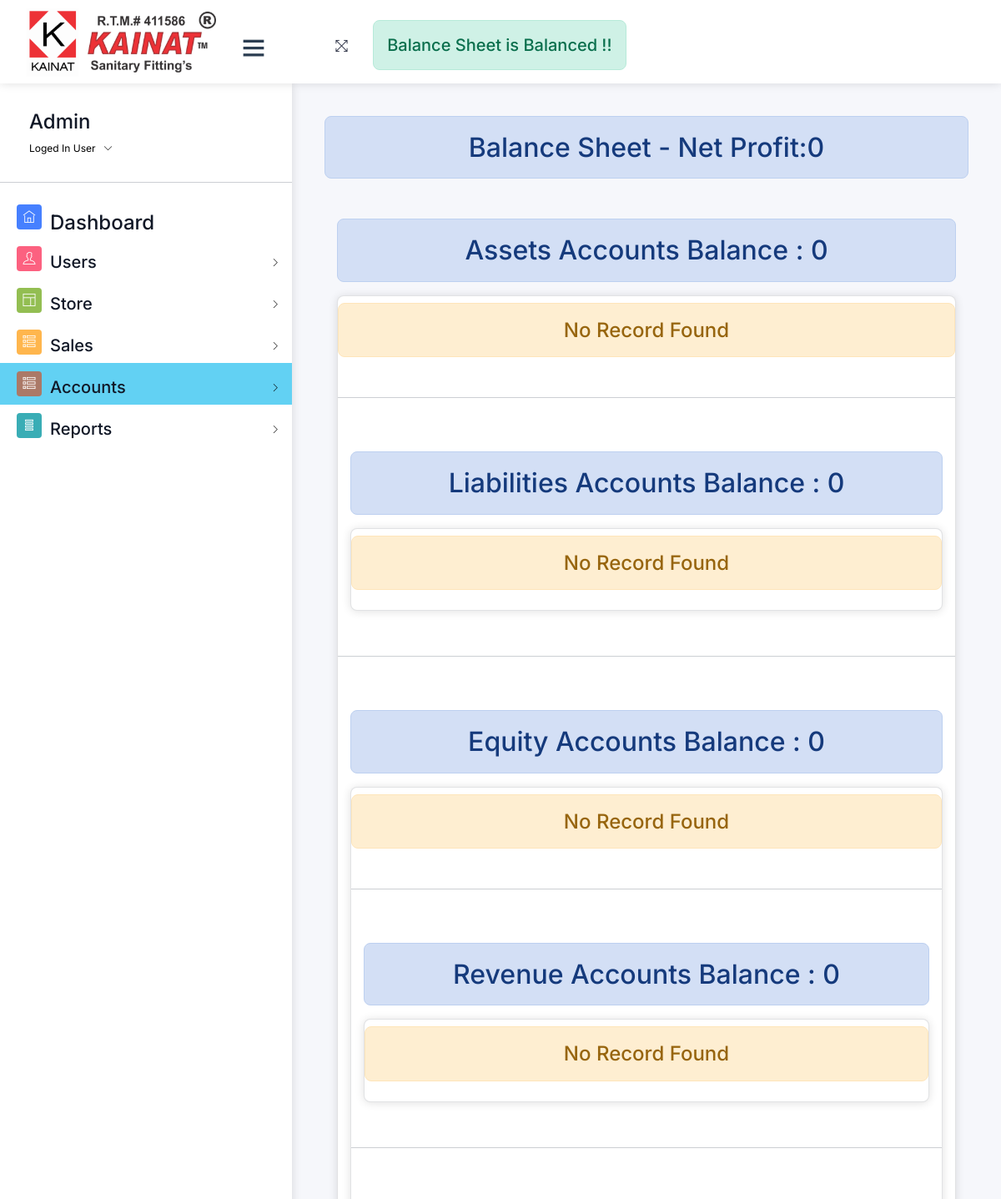
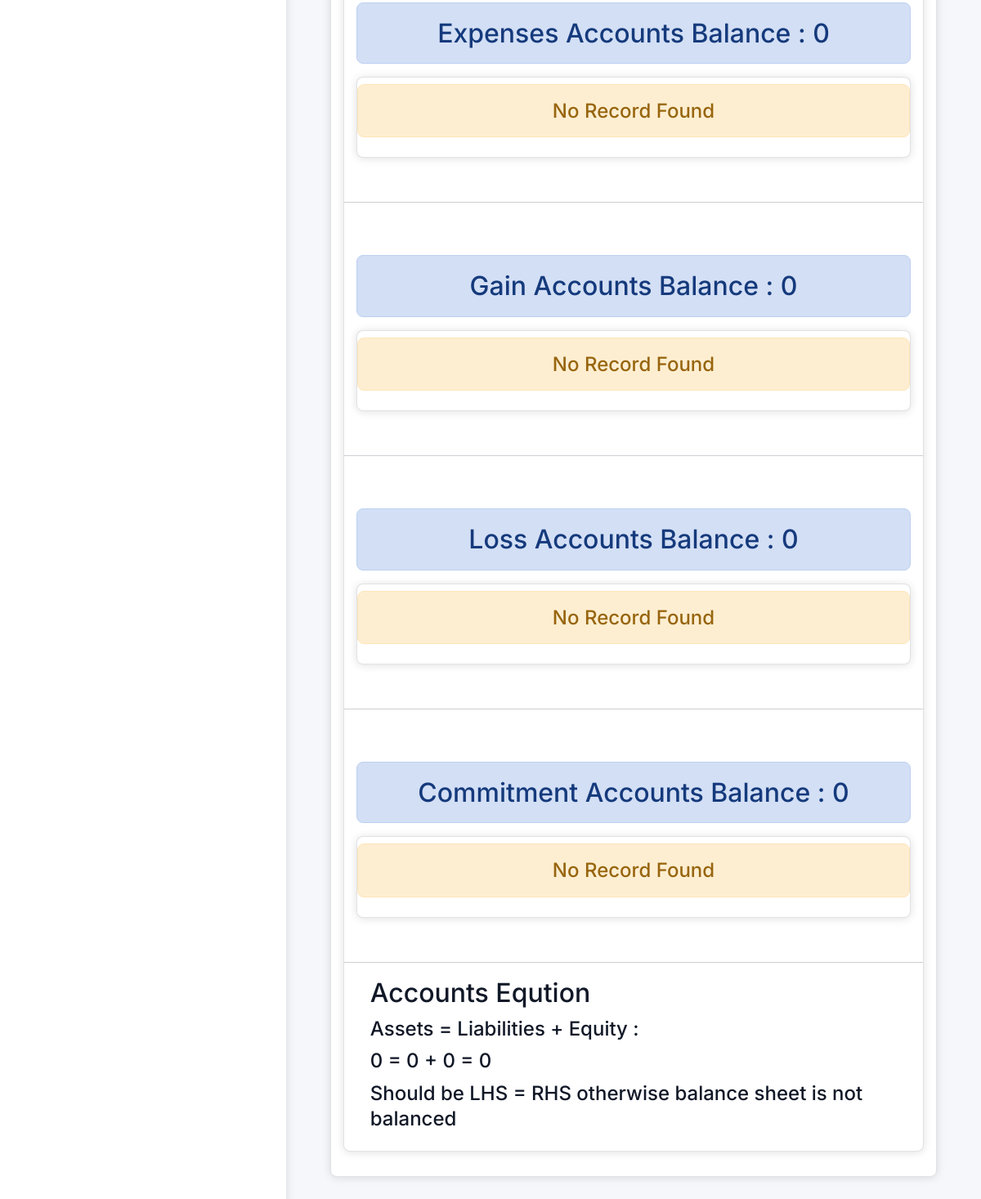
The page /balance_sheet/ (signed in) on the database as committed earlier (2 pictures, top to bottom).
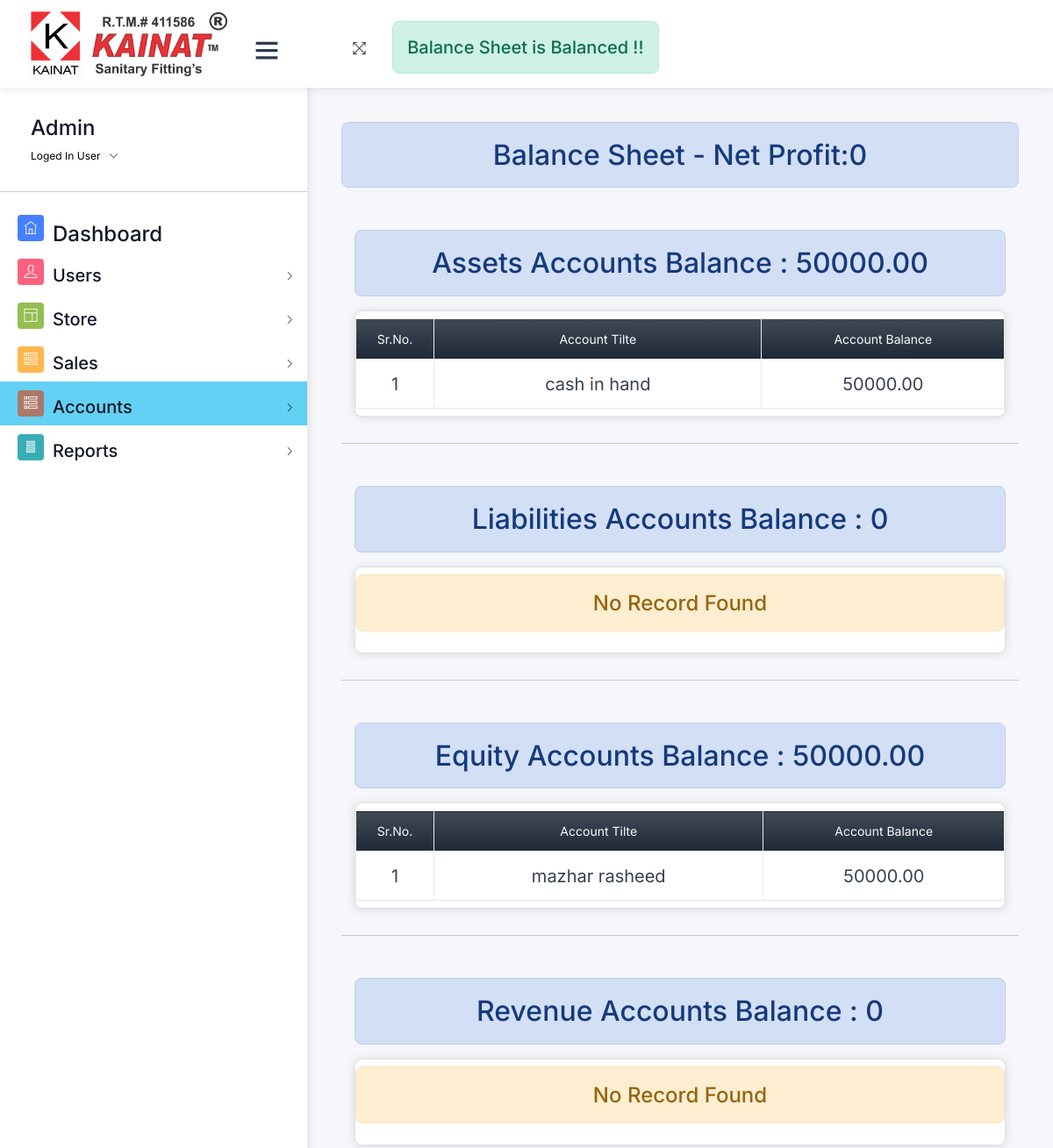
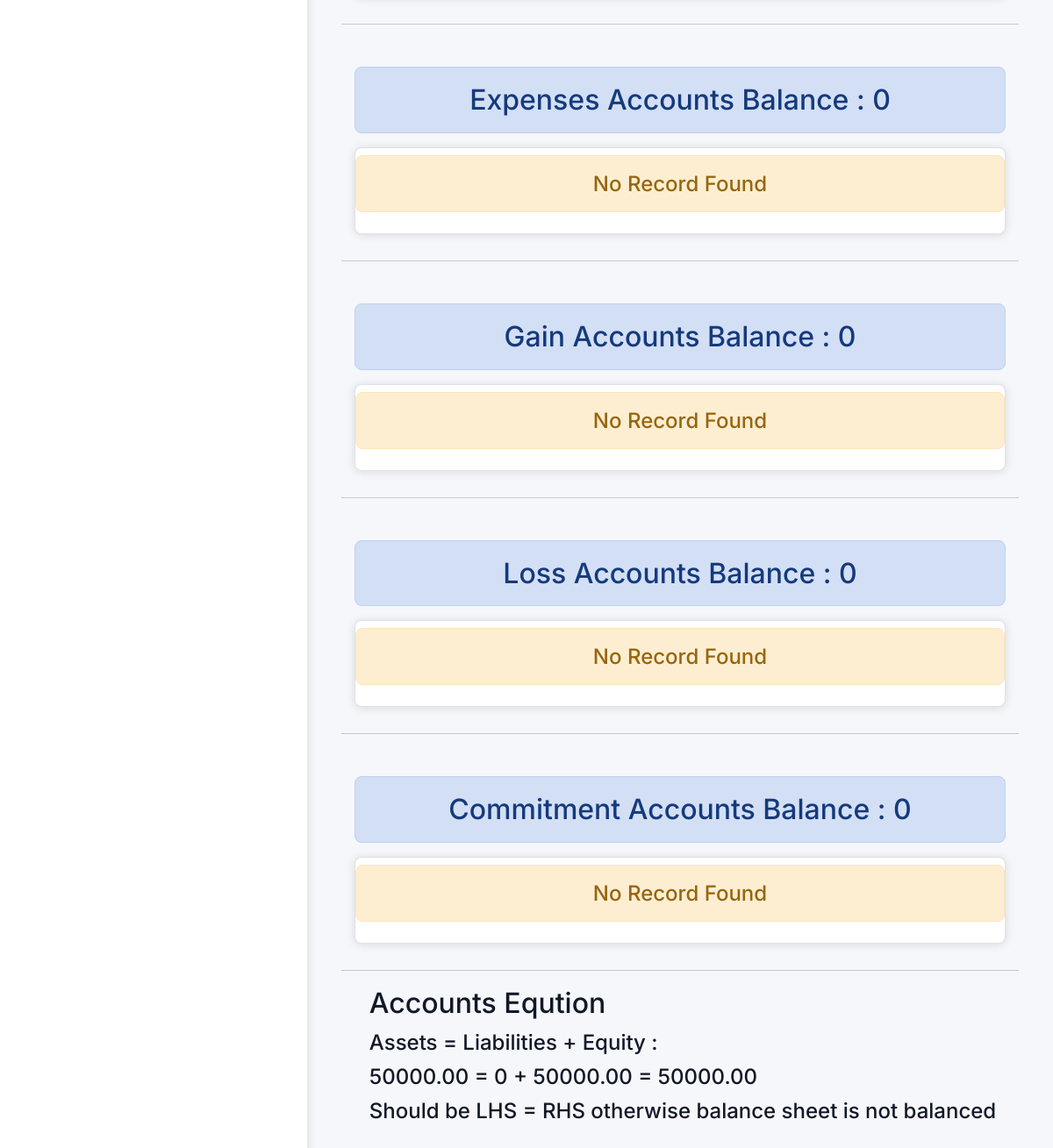
The same page on the database as committed later (2 pictures, top to bottom).
### home/models.py (models this page shows, shortened)
class Account(models.Model):
    ASSET = 'Asset'
    LIABILITY = 'Liability'
    EQUITY = 'Equity'
    REVENUE = 'Revenue'
    EXPENSE = 'Expense'
    GAIN = 'Gain'
    LOSS = 'Loss'
    COMMITMENT = 'Commitment'
    COMMITMENT_RECEIVED = 'Commitment_Received'
    ACCOUNT_TYPE_CHOICES = [
        (ASSET, 'Asset'),
        (LIABILITY, 'Liability'),
        (EQUITY, 'Equity'),
        (REVENUE, 'Revenue'),
        (EXPENSE, 'Expense'),
        (GAIN, 'Gain'),
        (LOSS, 'Loss'),
        (COMMITMENT , 'Commitment'),
        (COMMITMENT_RECEIVED,'Commitment_Received')
    ]
    name=models.CharField(max_length=50,null=True ,blank=True)
    employee=models.OneToOneField(Employee, on_delete=models.RESTRICT ,null=True,blank=True)
    customer=models.OneToOneField(Customer, on_delete=models.RESTRICT ,null=True,blank=True)
    supplier=models.OneToOneField(Suppliers, on_delete=models.RESTRICT,null=True,blank=True)
    cheque=models.OneToOneField(Cheque, on_delete=models.RESTRICT,null=True,blank=True)
    balance = models.DecimalField(max_digits=10, decimal_places=2,default=0)
    account_type = models.CharField(max_length=50, choices=ACCOUNT_TYPE_CHOICES)
    address=models.CharField(max_length=255,null=True,blank=True)
    contact=models.CharField(max_length=12,null=True,unique=True,blank=True)
    mobile=models.CharField(max_length=12,null=True , blank=True,unique=True)
    date = models.DateTimeField(default=datetime.now())
    is_deleted=models.BooleanField(default=False)

### home/views/accounts.py (the view)
# urls.py: path('balance_sheet/', accounts.balance_sheet , name="balancesheet"),
@login_required
@permission_required('home.view_account', login_url='/login/')
def balance_sheet(request):
    accounts = Account.objects.filter(is_deleted=False)
    assets = {}
    liabilities = {}
    equity_account = {}
    revenue_account = {}
    expenses_account = {}
    gain_account = {}
    loss_account = {}
    commitment_account = {}
    commitment_received_account = {}
    liabilitie = 0
    asset=0
    equity = 0
    revenue = 0
    expenses = 0
    gain = 0
    loss = 0
    commitment=0
    commitment_received=0
    for account in accounts:
        balance = account.balance  # Use the balance field as the initial balance
        debit_transactions = Transaction.objects.filter(debit_account=account)
        credit_transactions = Transaction.objects.filter(credit_account=account)
        if account.customer !=None:
            ct=account.customer
            for tr in debit_transactions:
                cust=tr.debit_account.customer
                if ct==cust:
                    amt=tr.amount
        for transaction in debit_transactions:
            balance += transaction.amount
        for transaction in credit_transactions:
            balance -= transaction.amount
        if balance != account.balance:  # Skip accounts with no transaction
            if account.account_type == 'Asset' :
                asset+=balance
                assets[account] = balance
            elif account.account_type == 'Liability':
                liabilitie-=balance
                liabilities[account] = -balance
            elif account.account_type == 'Equity':
                equity -= balance
                equity_account[account] = -balance
            elif account.account_type == 'Revenue':
                for transaction in credit_transactions:
                    revenue += transaction.amount
                revenue_account[account] = -balance
            elif account.account_type == 'Expense':
                expenses += balance
                expenses_account[account] = balance
            elif account.account_type == 'Gain':
                gain += balance
                gain_account[account] = balance
            elif account.account_type == 'Loss':
                loss += balance
                loss_account[account] = balance
            elif account.account_type == 'Commitment':
                commitment += balance
                commitment_account[account] = balance
            elif account.account_type == 'Commitment_Received':
                commitment_received += balance
                commitment_received_account[account] = balance
    total_assets = int(sum(assets.values()))
    total_liabilities = int(sum(liabilities.values()))
    total_equity = int(sum(equity_account.values()))
    if total_assets == total_liabilities+total_equity :
        messages.success(request,"Balance Sheet is Balanced  !!")
    else:
        messages.error(request," Balance Sheet is not Balanced Please check !!")
    total_equity = sum(liabilities.values())
    net_profit=revenue-expenses
    mydata={'assets': assets,
    'liabilities': liabilities,
    'revenue_account':revenue_account,
    'equity_account':equity_account,
    'expenses_account':expenses_account,
    'gain_account':gain_account,
    'loss_account':loss_account,
    'commitment_account':commitment_account,
    'commitment_received_account':commitment_received_account,
    'asset':asset,
    'liabilitie':liabilitie,
    'equity': equity,
    'revenue': revenue,
    'expenses': expenses,
    'gain': gain,
    'loss': loss,
    'commitment':commitment,
    'commitment_received':commitment_received,
    'net_profit':net_profit
    }
    return render(request, 'accounts/balance_sheet.html', mydata)

### home/templatetags/custom_filters.py (called while the page is built)
@register.filter(name='plus')
def plus(liabilitie,equity):
    rem_balance=liabilitie+equity
    return  rem_balance

### templates/accounts/balance_sheet.html (shortened to what the changed rows need)
{% extends 'css-js-links.html' %}
{% load crispy_forms_tags %}
{% load custom_filters %}
{% block context %}
{% if request.user.is_superuser %}
{% include 'navbar.html' %}
{% else %}
{% include 'accounts/navbar.html' %}
{% endif %}
{% endblock context %}
{% block body %}
<div class="pcoded-content">
  <div class="pcoded-inner-content">
    <div class="main-body">
      <div class="page-wrapper">
        <div class="page-body">
          <div class="row">
            <div class="col-lg-12">
              <h2 class="text-center alert alert-info ">Balance Sheet - Net Profit:{{net_profit}}</h2>
              <div class="col-12 mt-5">
                <h2 class="text-center alert alert-info">Assets Accounts Balance : {{ asset }}</h2>
                <div class="card py">
                  <div class="table-responsive py-2">
                    {% if asset %}
                    <table class="table table-stripped table-bordered" id="petrol-table">
                      <colgroup>
                        <col width="5%">
                        <col width="55%">
                        <col width="40%">
                      </colgroup>
                      <thead>
                        <tr class="bg-primary bg-gradient text-light text-center">
                          <td>Sr.No.</td>
                          <td>Account Tilte </td>
                          <td>Account Balance</td>
                        </tr>
                      </thead>
                      <tbody>
                        {% for account, balance in assets.items %}
                        <tr>
                          <td class="text-center fs-5">{{forloop.counter}}</td>
                          {% if account.name %}
                          <td class="text-center fs-5">{{ account.name }}</td>
                          <td class="text-center fs-5">{{balance}}</td>
                          {% elif account.customer %}
                          <td class="text-center fs-5">{{ account.customer.coname }}</td>
                          <td class="text-center fs-5">{{balance}}</td>
                          {% elif account.supplier %}
                          <td class="text-center fs-5">{{ account.supplier.coname }}</td>
                          <td class="text-center fs-5">{{balance}}</td>
                          <li>{{ account.supplier.coname }} = {{ balance }}</li>
                          {% elif account.cheque %}
                          <td class="text-center fs-5">{{ account.cheque }}</td>
                          <td class="text-center fs-5">{{balance}}</td>
                          {% endif %}
                        </tr>
                        {% endfor %}
                      </tbody>
                    </table>
                  </div>
                </div>
                {% else %}
                <h4 class="text-center alert alert-warning">No Record Found</h4>
                {% endif %}
              </div>
              <hr class="mt-4">
              <div class="col-12 mt-5">
                <h2 class="text-center alert alert-info">Liabilities Accounts Balance : {{liabilitie}}</h2>
          </div>
          <hr class="mt-4">
          <div class="col-12 mt-5">
            <h2 class="text-center alert alert-info"> Equity Accounts Balance : {{ equity }}</h2>
            <div class="card py">
              <div class="table-responsive py-2">
                {% if equity %}
                <table class="table table-stripped table-bordered" id="petrol-table">
                  <colgroup>
                    <col width="5%">
                    <col width="55%">
                    <col width="40%">
                  </colgroup>
                  <thead>
                    <tr class="bg-primary bg-gradient text-light text-center">
                      <td>Sr.No.</td>
                      <td>Account Tilte </td>
                      <td>Account Balance</td>
                    </tr>
                  </thead>
                  <tbody>
                    {% for account, balance in equity_account.items %}
                    <tr>
                      <td class="text-center fs-5">{{forloop.counter}}</td>
                      {% if account.name %}
                      <td class="text-center fs-5">{{ account.name }}</td>
                      <td class="text-center fs-5">{{balance}}</td>
                      {% elif account.customer %}
                      <td class="text-center fs-5">{{ account.customer.coname }}</td>
                      <td class="text-center fs-5">{{balance}}</td>
                      {% elif account.supplier %}
                      <td class="text-center fs-5">{{ account.supplier.coname }}</td>
                      <td class="text-center fs-5">{{balance}}</td>
                      <li>{{ account.supplier.coname }} = {{ balance }}</li>
                      {% elif account.cheque %}
                      <td class="text-center fs-5">{{ account.cheque }}</td>
                      <td class="text-center fs-5">{{balance}}</td>
                      {% endif %}
                    </tr>
                    {% endfor %}
                  </tbody>
                </table>
              </div>
            </div>
            {% else %}
            <h4 class="text-center alert alert-warning">No Record Found</h4>
            {% endif %}
          </div>
          <hr class="mt-4">
          <div class="col-12 mt-5">
            <h2 class="text-center alert alert-info"> Revenue Accounts Balance : {{ revenue }}</h2>
      </div>
      <hr class="mt-4">
      <div class="col-12 mt-5">
        <h2 class="text-center alert alert-info"> Expenses Accounts Balance : {{ expenses }}</h2>
  </div>
  <hr class="mt-4">
  <div class="col-12 mt-5">
    <h2 class="text-center alert alert-info"> Gain Accounts Balance : {{ gain }}</h2>
</div>
<hr class="mt-4">
<div class="col-12 mt-5">
  <h2 class="text-center alert alert-info"> Loss Accounts Balance : {{ loss }}</h2>
</div>
<hr class="mt-4">
<div class="col-12 mt-5">
  <h2 class="text-center alert alert-info"> Commitment Accounts Balance : {{ commitment }}</h2>
</div>
<hr class="mt-4">
<ul>
  <h2>Accounts Eqution</h2>
  <h4>Assets = Liabilities + Equity :</h4>
  <h4> {{asset}} = {{liabilitie}} + {{equity}} = {{liabilitie|plus:equity}} </h4>
  <h4>Should be LHS = RHS otherwise balance sheet is not balanced<h4>
</ul>
</div>
</div>
</div>
</div>
</div>
</div>
</div>
{% endblock body %}

### templates/navbar.html (shortened to what the changed rows need)
{% load static %}
<div id="pcoded" class="pcoded">
  <div class="pcoded-container navbar-wrapper">
    <nav style="padding: 0 ; margin: 0 ;" class="navbar header-navbar pcoded-header">
      <div class="navbar-wrapper">
        <div class="navbar-container container-fluid">
          <ul class="nav-left">
            <li>
              <div id="display-msg" class="text-center mt-4" style="min-height: 70px">
                {% if messages %} {% for message in messages %}
                <small id="msg" {% if message.tags %} class="{{message.tags}}" {% endif %}>
                  <h5
                    class="alert {% if message.tags == 'error' %} alert-warning {% else %} alert-{{message.tags}} {% endif %} ">
                    {{message}}</h5>
                </small>
                {% endfor %} {% else %} &nbsp;
                {% endif %}
              </div>
            </li>
          </ul>
    </nav>
    <div class="pcoded-main-container">
      <div class="pcoded-wrapper">

Rows that differ between the two databases and show on the page:
added Account: name "cash in hand", balance "50000.00", shown under "Assets Accounts Balance : 50000.00"
added Account: name "mazhar rasheed", balance "50000.00", shown under "Equity Accounts Balance : 50000.00"
Other text that changed with them:
{{ asset }}: "0" → "50000.00"
{{ equity }}: "0" → "50000.00"
{{ liabilitie|plus:equity }}: "0" → "50000.00"
text no longer shown: "No Record Found No Record Found"
text now shown: "Sr.No. Account Tilte Account Balance Sr.No. Account Tilte Account Balance"
